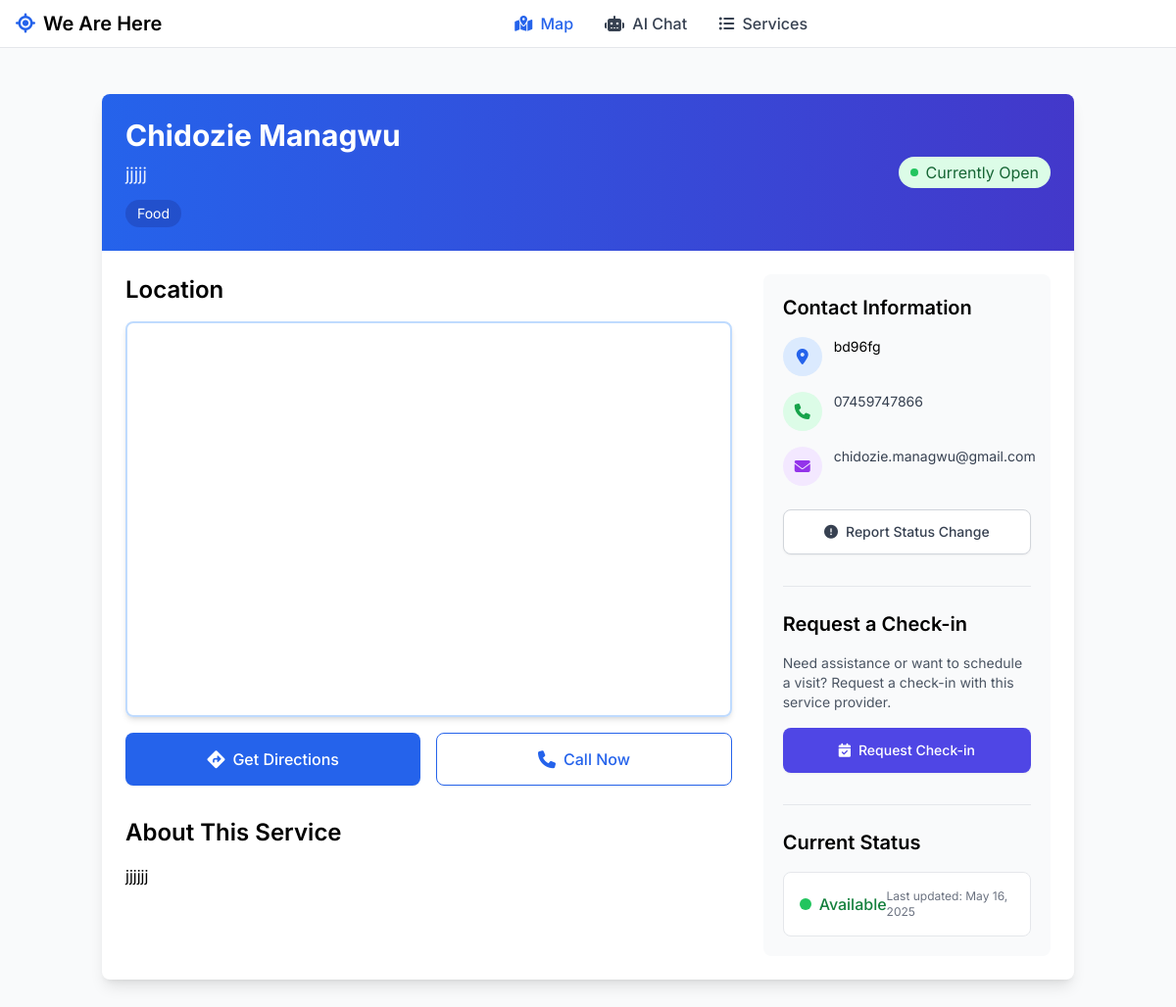
/service/chidozie-managwu/, run on an earlier commit of the app's database.
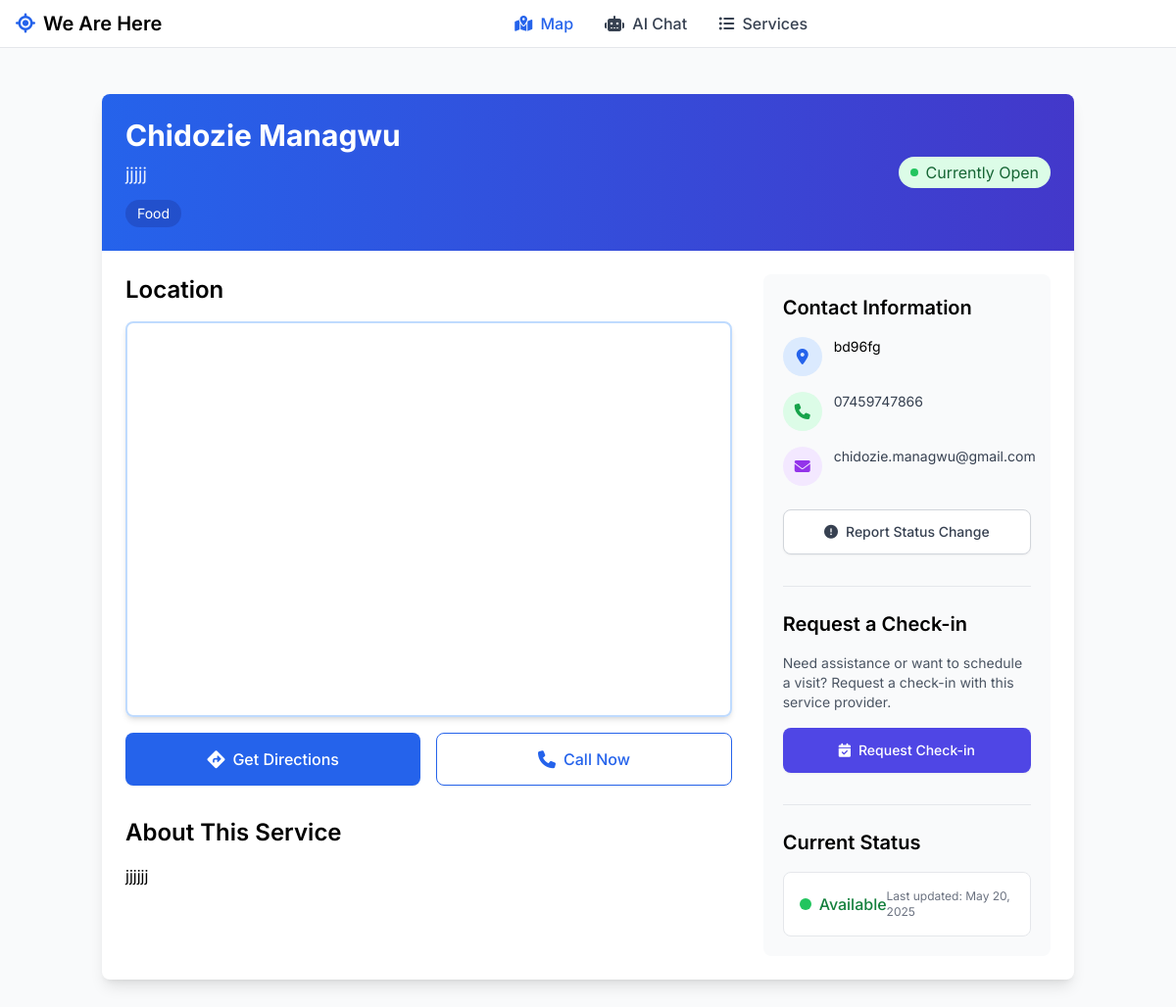
And on a later commit of the database.
### core/models.py (models this page shows, shortened)
class Service(models.Model):
    name = models.CharField(max_length=255)
    slug = models.SlugField(unique=True, blank=True)
    description = models.TextField()
    short_description = models.TextField(max_length=500)
    address = models.CharField(max_length=255)
    latitude = models.FloatField()
    longitude = models.FloatField()
    phone = models.CharField(max_length=20, blank=True)
    email = models.EmailField(blank=True)
    website = models.URLField(blank=True)
    is_active = models.BooleanField(default=True)
    STATUS_AVAILABLE = 'available'
    STATUS_LIMITED = 'limited'
    STATUS_UNAVAILABLE = 'unavailable'
    STATUS_CHOICES = [
        (STATUS_AVAILABLE, 'Available'),
        (STATUS_LIMITED, 'Limited Availability'),
        (STATUS_UNAVAILABLE, 'Unavailable'),
    ]
    status = models.CharField(
        max_length=20,
        choices=STATUS_CHOICES,
        default=STATUS_AVAILABLE
    )
    category = models.ForeignKey(ServiceCategory, on_delete=models.PROTECT, related_name='services')
    demographic_tags = models.ManyToManyField(DemographicTag, blank=True, related_name='services')
    created_at = models.DateTimeField(auto_now_add=True)
    updated_at = models.DateTimeField(auto_now=True)
    is_verified = models.BooleanField(default=False)
    is_featured = models.BooleanField(default=False)
    opening_hours = models.CharField(max_length=255, blank=True)
    last_verified_date = models.DateTimeField(null=True, blank=True)
    verified_by = models.ForeignKey(User, on_delete=models.SET_NULL, null=True, blank=True, related_name='verified_services')
    notes = models.TextField(blank=True, help_text="Admin notes about this service")
    class Meta:
        ordering = ['-is_featured', 'name']

class ServiceCategory(models.Model):
    name = models.CharField(max_length=100)
    slug = models.SlugField(unique=True, blank=True)
    description = models.TextField(blank=True)
    icon = models.CharField(max_length=50, blank=True, help_text="FontAwesome icon class (e.g., fa-home)")
    priority = models.IntegerField(default=0)
    is_active = models.BooleanField(default=True)
    is_featured = models.BooleanField(default=False)
    color_code = models.CharField(max_length=20, blank=True, help_text="Color code for map markers (e.g., #FF5733)")
    class Meta:
        verbose_name_plural = 'Service Categories'
        ordering = ['priority', 'name']

### core/views/service.py (the view)
# urls.py: path('service/<slug:slug>/', ServiceDetailView.as_view(), name='service_detail'),
class ServiceDetailView(DetailView):
    model = Service
    template_name = 'core/service_detail.html'
    context_object_name = 'service'
    def get_context_data(self, **kwargs):
        context = super().get_context_data(**kwargs)
        return context

### templates/core/service_detail.html (shortened to what the changed rows need)
{% extends "base.html" %}
{% load static %}
{% block content %}
<div class="container mx-auto px-4 py-8">
    <div class="bg-white rounded-lg shadow-lg overflow-hidden">
        <div class="bg-gradient-to-r from-blue-600 to-indigo-700 p-6 text-white">
            <div class="flex flex-col md:flex-row justify-between items-start md:items-center">
                <div>
                    <h1 class="text-3xl font-bold mb-2">{{ service.name }}</h1>
                    <p class="text-lg opacity-90">{{ service.short_description }}</p>
                    <div class="flex flex-wrap gap-2 mt-3">
                        <span class="bg-blue-800 bg-opacity-50 text-white text-sm px-3 py-1 rounded-full">
                            {{ service.category.name }}
                        </span>
                    </div>
                </div>
            </div>
        </div>
        <div class="p-6">
            <div class="grid grid-cols-1 md:grid-cols-3 gap-8">
                <div class="md:col-span-2">
                    {% if service.address %}
                    <div class="mb-8">
                        <h2 class="text-2xl font-semibold mb-4">Location</h2>
                    </div>
                    {% endif %}
                    <div class="prose max-w-none">
                        <h2 class="text-2xl font-semibold mb-4">About This Service</h2>
                        <p>{{ service.description|linebreaks }}</p>
                    </div>
                </div>
                <div class="bg-gray-50 p-5 rounded-lg">
                    <div class="space-y-4">
                        {% if service.address %}
                        <div class="flex items-start">
                            <div class="flex-shrink-0 h-10 w-10 rounded-full bg-blue-100 flex items-center justify-center">
                                <i class="fas fa-map-marker-alt text-blue-600"></i>
                            </div>
                            <div class="ml-3 text-sm">
                                <p class="text-gray-700">{{ service.address|linebreaks }}</p>
                            </div>
                        </div>
                        {% endif %}
                        {% if service.phone %}
                        <div class="flex items-start">
                            <div class="flex-shrink-0 h-10 w-10 rounded-full bg-green-100 flex items-center justify-center">
                                <i class="fas fa-phone text-green-600"></i>
                            </div>
                            <div class="ml-3 text-sm">
                                <p class="text-gray-700">{{ service.phone }}</p>
                            </div>
                        </div>
                        {% endif %}
                        {% if service.email %}
                        <div class="flex items-start">
                            <div class="flex-shrink-0 h-10 w-10 rounded-full bg-purple-100 flex items-center justify-center">
                                <i class="fas fa-envelope text-purple-600"></i>
                            </div>
                            <div class="ml-3 text-sm">
                                <p class="text-gray-700">{{ service.email }}</p>
                            </div>
                        </div>
                        {% endif %}
                    </div>
                    <div class="mt-8 pt-6 border-t border-gray-200">
                        <div class="bg-white p-4 rounded-lg border border-gray-200">
                            <div class="flex items-center justify-between">
                                <div class="flex items-center">
                                    <div class="h-3 w-3 rounded-full {% if service.status == 'available' %}bg-green-500{% elif service.status == 'limited' %}bg-yellow-500{% else %}bg-red-500{% endif %} mr-2"></div>
                                    <span class="font-medium {% if service.status == 'available' %}text-green-700{% elif service.status == 'limited' %}text-yellow-700{% else %}text-red-700{% endif %}">
                                    </span>
                                </div>
                                <span class="text-xs text-gray-500">Last updated: {{ service.updated_at|date:"M d, Y" }}</span>
                            </div>
                        </div>
                    </div>
                </div>
            </div>
        </div>
    </div>
</div>
{% endblock %}

What changed in the data, as far as the page shows it:
changed Service "Chidozie Managwu": updated_at "May 16, 2025" → "May 20, 2025"
